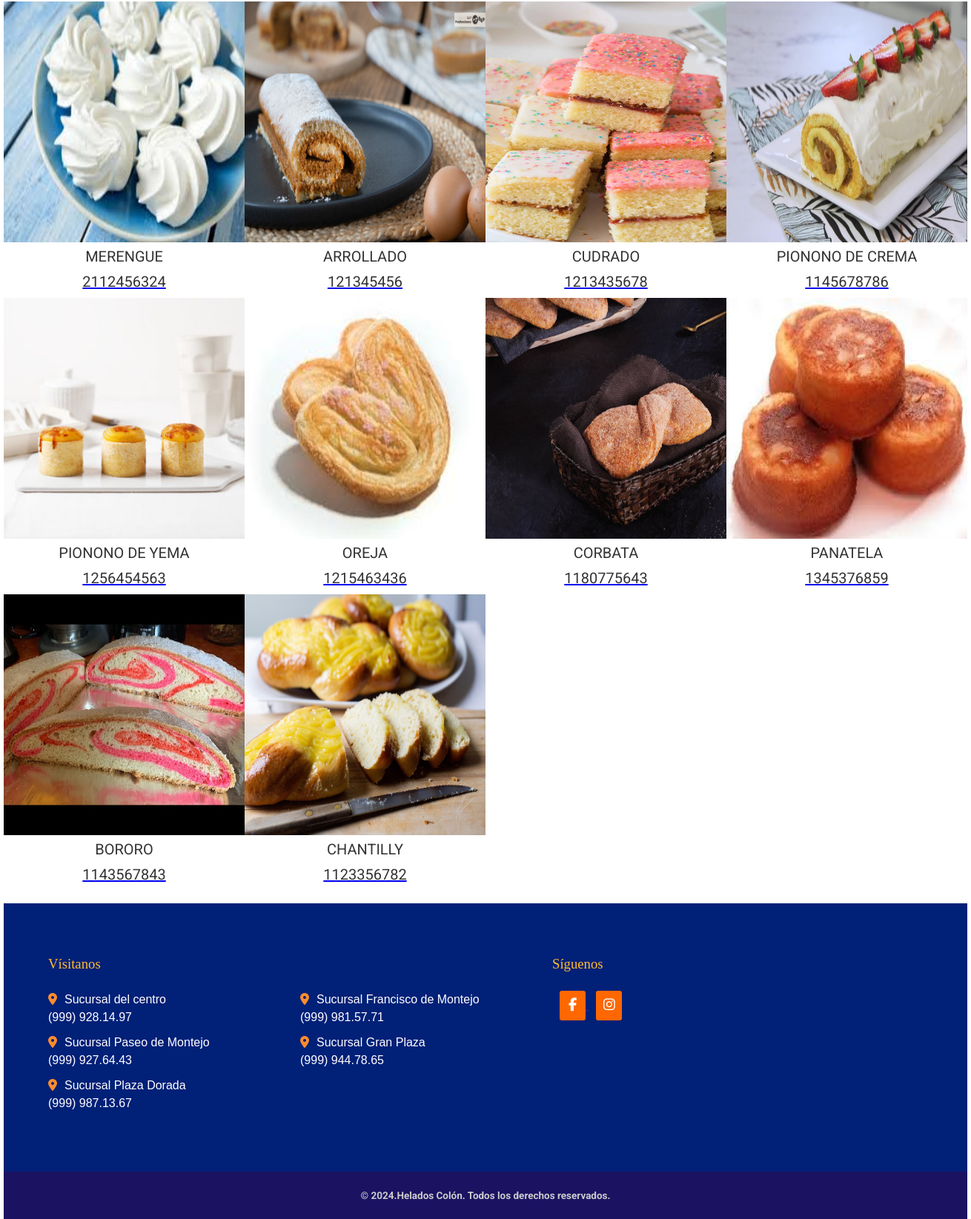
Before: /productos.php (lower part) with the older database file.
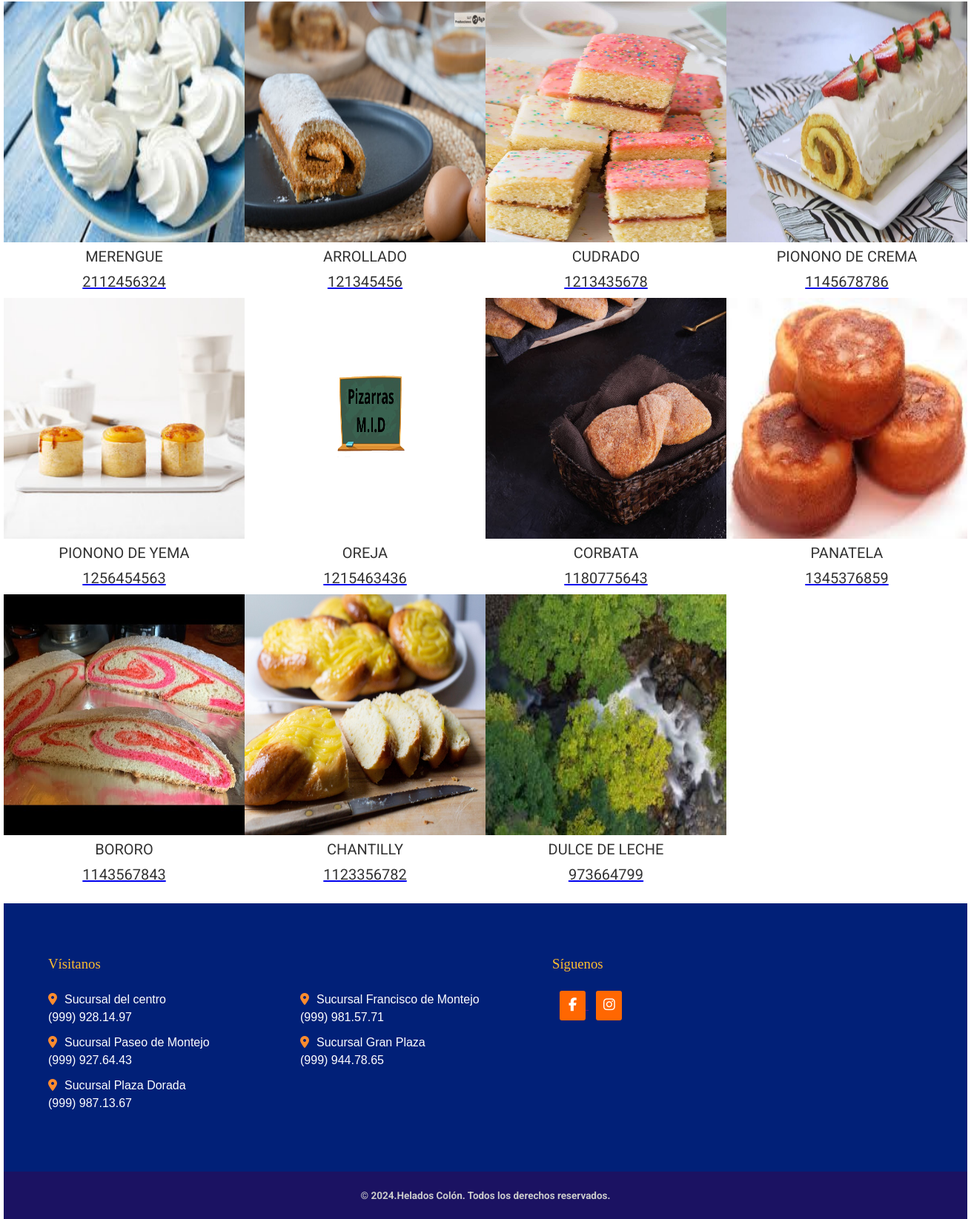
After: the same page with the newer database file.
### tables this page shows
CREATE TABLE `dulces` (
  `id_dulces` int(5) NOT NULL,
  `dulce` varchar(100) NOT NULL,
  `descripcion` varchar(100) NOT NULL,
  `precio` varchar(100) NOT NULL,
  `ruta` varchar(100) NOT NULL,
  `codigo` int(10) NOT NULL
);

### productos.php (the view, shortened to what this page needs)
<!DOCTYPE html>
<html lang="en">
<head>
  <link rel="stylesheet" href="style_landing.css">
</head>
<body>
  <br>
  <div class="ancho contenedor_nuestros_productos">
    <br>
    <br>
    <div class="contenedor_sorbetes_li">
      <?php
      require "conexion.php";
      $todos_datos = "SELECT * FROM dulces ORDER BY id_dulces ASC";
      $resultado = mysqli_query($conectar, $todos_datos);
      while ($fila = mysqli_fetch_assoc($resultado)){
      ?>
      <div>
      <a href="codigo_de_barra_dulce.php?id_dulces=<?php echo $fila['id_dulces']; ?>"><img src="<?php echo $fila["ruta"];?>" class="img_sorbete"></a>
        <p class="texto-sorbete"><?php echo $fila["dulce"];?></p>
        <a href="codigo_de_barra_dulce.php?id_dulces=<?php echo $fila['id_dulces']; ?>"> <p class="texto-sorbete"><?php echo $fila["codigo"]?></p></a>
      </div>
      <?php }?>
    </div>
  </div>
  <br>
  <div class="ancho contenedor_info">
    <div class="visitanos1">
      <h3>Vísitanos</h3>
      <br>
      <p><i class="fa-solid fa-location-dot ubi"></i>Sucursal del centro</p>
      <p class="tel">(999) 928.14.97</p>
      <p><i class="fa-solid fa-location-dot ubi"></i>Sucursal Paseo de Montejo</p>
      <p class="tel">(999) 927.64.43</p>
      <p><i class="fa-solid fa-location-dot ubi"></i>Sucursal Plaza Dorada</p>
      <p class="tel">(999) 987.13.67</p>
    </div>
    <div class="visitanos2">
      <br><br>
      <p><i class="fa-solid fa-location-dot ubi"></i>Sucursal Francisco de Montejo</p>
      <p class="tel">(999) 981.57.71</p>
      <p><i class="fa-solid fa-location-dot ubi"></i>Sucursal Gran Plaza</p>
      <p class="tel">(999) 944.78.65</p>
    </div>
    <div class="siguenos">
      <h3>Síguenos</h3>
      <br>
      <a href="">
      <div class="cont_redes2">
        <i class="fa-brands fa-facebook-f insta2"></i>
      </div>
      </a>
      <a href="">
      <div class="cont_redes2">
        <i class="fa-brands fa-instagram insta2"></i>
      </div>
      </a>
    </div>
  </div>
  <div class="ancho cont_pie">
    <h2 class="text-center">© 2024.Helados Colón. Todos los derechos reservados.</h2>
  </div>
</body>
</html>

Changed rows visible on the page:
changed dulces "OREJA": ruta: a different picture
added dulces: ruta (picture), dulce "DULCE DE LECHE", codigo "973664799"
